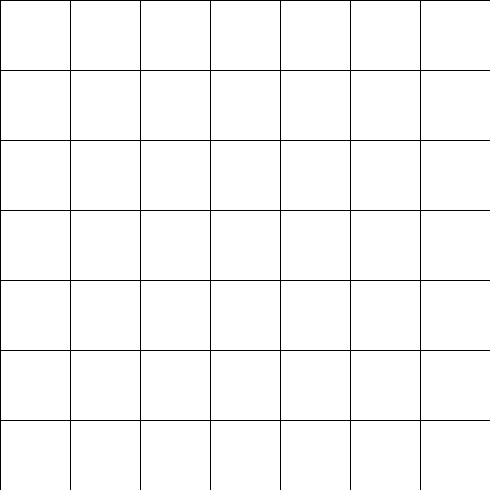
#> input picture grid.png, 490 x 490 px
$ python projectionmapping.py
#> lines starting #> are read from the running program, lines starting #| are printed output that depends on the picture; after the words box and inside, x2 and y2 are one past the last pixel; in counts of white or black regions, pixels touching at a corner belong together
import math
import numpy as np, cv2

width = 640
height = 480

M2 = 0

# 4 reference points
referencePoints = np.float32([[width/4,height/4],[3*width/4,height/4],[3*width/4,3*height/4],[width/4,3*height/4]])

currentPoint = -1 # indicate wich point is selected
calibrating = True
fullScreen = False

inputimage1 = cv2.imread("grid.png")
#> inputimage1 is the input picture: shape (490, 490, 3); 97.2% white; black in thin lines or dots
scale = cv2.imread("scale.png")
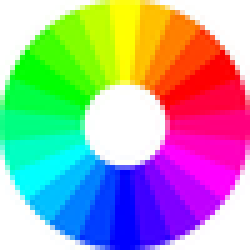
#> input picture scale.png, 50 x 50 px (shown 5 times larger)
#> scale is the input picture: shape (50, 50, 3); mean B, G, R 165.8, 165.9, 165.8
rows1, cols1 = inputimage1.shape[:2] # read dimensions of drid
#> rows1 = 490; cols1 = 490
pts1 = np.float32([[0,0],[cols1,0],[cols1,rows1],[0,rows1]]) # create points
#> pts1 = [[0, 0], [490, 0], [490, 490], [0, 490]]
image = np.zeros((height, width, 3), np.uint8) # create colorful image on screen

rgbcolor = (255,255,255)
selectedcolor = np.zeros((50, 50, 3), np.uint8) #cria uma imagem 50x50 para armazenar a cor selecionada

# color of dots
def pointColor(n):
	if n == 0:
		return (0,0,255)
	elif n == 1:
		return (0,255,255)
	elif n == 2:
		return (255,255,0)
	else:
		return (0,255,0)

# mouse events
def mouse(event, x, y, flags, param):
	if(not calibrating):
		return
	global currentPoint
	if event == cv2.EVENT_LBUTTONDOWN:
		if(x < 50 and y < 50):
			selectedcolor[:] = scale[y, x]

		cp = 0
        #discover which point you clicked (max distance: 4 pixels)
		for point in referencePoints:
			dist = math.sqrt((x-point[0])*(x-point[0])+(y-point[1])*(y-point[1]))
			if dist < 4:
				currentPoint = cp
				break
			else:
				cp = cp + 1

	if event == cv2.EVENT_LBUTTONUP: #when click is loose, tell it is -1
		pt = M2 @ (x, y, 1)
		pt = (pt/pt[2])
		if (pt[0] >= 0 and pt[0] < 490 and pt[1] >= 0 and pt[1] < 490):
			#print(int(pt[0]/70), " ", int(pt[1]/70))
			xx = int(pt[0]/70)
			yy = int(pt[1]/70)
			cv2.rectangle(inputimage1, (xx*70, yy*70), (xx*70+70, yy*70+70), (int(selectedcolor[0,0][0]),int(selectedcolor[0,0][1]),int(selectedcolor[0,0][2])), -1)

		currentPoint = -1
	if currentPoint != -1: #move the coordinates
		referencePoints[currentPoint] = [x,y]

# main window
cv2.namedWindow("test", cv2.WINDOW_NORMAL)
#associate mouse events to main windo
cv2.setMouseCallback("test", mouse)

#it tels if select color is white
selectedcolor[:] = (255,255,255)

# main loop
while True:
	image[:] = (0,0,0) # clean image to black
	image[0:50,0:50] = scale
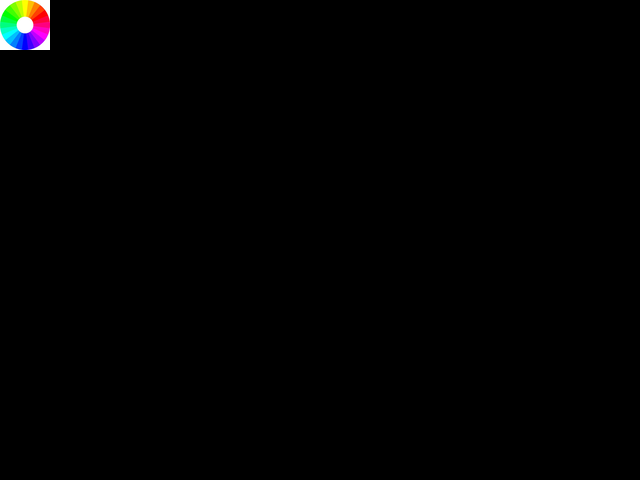
#> image: shape (480, 640, 3); mean B, G, R 1.3, 1.4, 1.3
	image[0:50,width-50:width] = selectedcolor
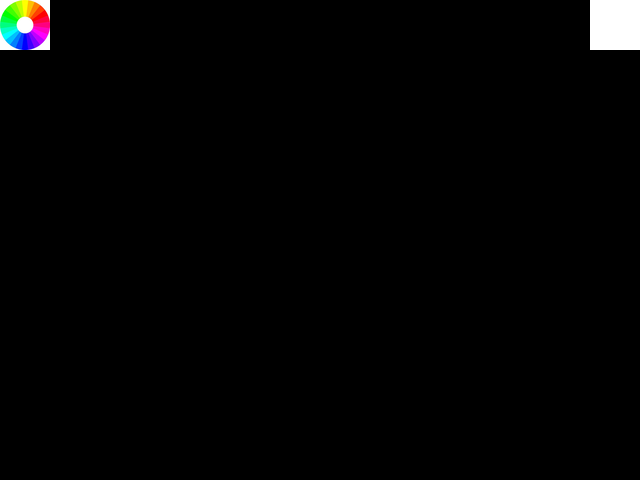
#> image: shape (480, 640, 3); 0.81% of pixels changed, all inside (x1, y1, x2, y2) = (590, 0, 640, 50)
	if calibrating: # change colored dots
		color = 0
		for point in referencePoints:
			cv2.circle(image, (int(point[0]), int(point[1])),5,pointColor(color), -1)
			color = color + 1
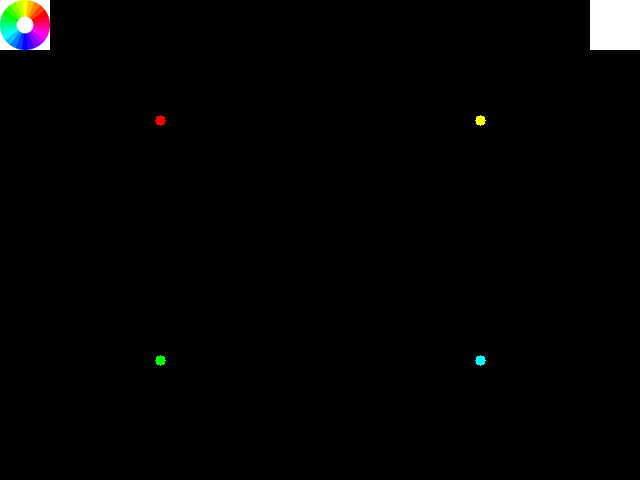
#> image: shape (480, 640, 3); 0.11% of pixels changed, all inside (x1, y1, x2, y2) = (155, 115, 486, 366)
#> after the loop, color = 4

	M = cv2.getPerspectiveTransform(pts1,referencePoints) # calculate projection
#> M = [[0.653, 0, 160], [0, 0.49, 120], [0, 0, 1]]
	M2 = cv2.getPerspectiveTransform(referencePoints, pts1)
#> M2 = [[1.53, 8.88e-17, -245], [-5.92e-17, 2.04, -245], [0, 0, 1]]
	cv2.warpPerspective(inputimage1, M, (width,height), image, borderMode=cv2.BORDER_TRANSPARENT) # project

	cv2.imshow("test", image)
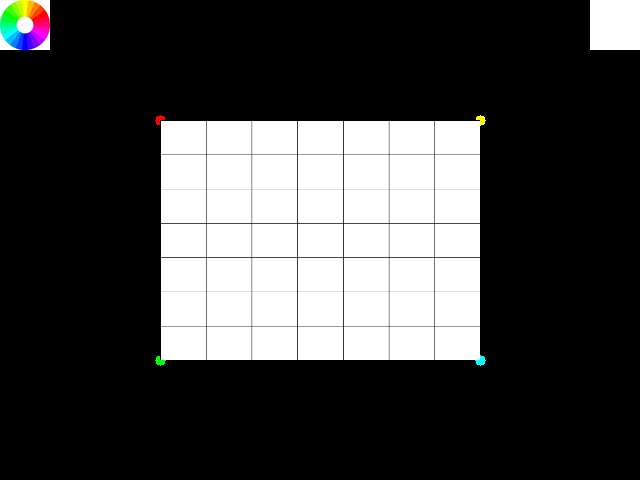
#> window 'test': shape (480, 640, 3); mean B, G, R 65.4, 65.5, 65.4
	key = cv2.waitKey(1) & 0xFF
#> (key q is pressed here)

	if key == ord("c"):
		calibrating = not calibrating

	if key == ord("f"):
		if fullScreen == False:
			cv2.setWindowProperty("test", cv2.WND_PROP_FULLSCREEN, cv2.WINDOW_FULLSCREEN)
		else:
			cv2.setWindowProperty("test", cv2.WND_PROP_FULLSCREEN, cv2.WINDOW_NORMAL)
		fullScreen = not fullScreen

	if key == ord("q"):
		break

cv2.destroyAllWindows()
